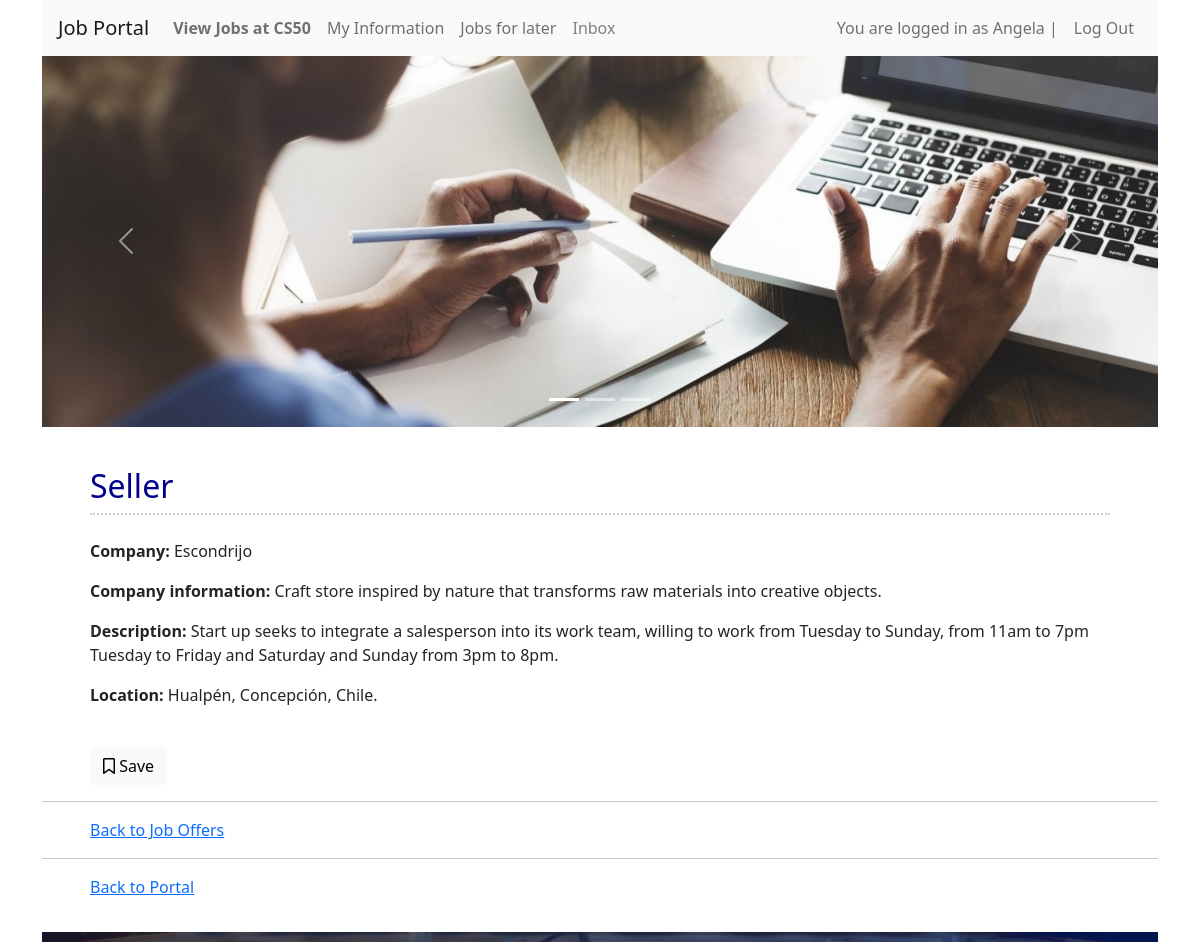
The app's page /job_detail/17 (signed in) with its own data.
### joboffers/models.py (models this page shows, shortened)
class User(AbstractUser):
    pass

class Offer_job(models.Model):
    STATUS_CHOICES = [
        ('available', 'Available'),
        ('filled', 'Filled'),
    ]
    title = models.CharField(max_length=1000, default="")
    company_name = models.CharField(max_length=1000, default="Reserved")
    company_data = models.CharField(max_length=1000, default="")
    job_description = models.CharField(max_length=1000, default="")
    category = models.CharField(max_length=140, default="")
    location =models.CharField(max_length=1000, default="")
    status = models.CharField(max_length=20, choices=STATUS_CHOICES, default='available')
    saved_by = models.ManyToManyField(User, related_name='saved_jobs', blank=True)
    created_by = models.ForeignKey(User, on_delete=models.CASCADE, related_name='created_jobs', null=True, blank=True)
    posted_by = models.ForeignKey(User, on_delete=models.CASCADE, related_name='posted_jobs', null=True, blank=True)

### joboffers/views.py (the view)
# urls.py: path("job_detail/<int:job_id>", views.job_detail, name="job_detail"),
def job_detail(request, job_id):
    job = get_object_or_404(Offer_job, pk=job_id)
    applications = Application.objects.filter(job=job)
    if request.method == 'POST':
        if request.user in job.saved_by.all():
            job.saved_by.remove(request.user)
        else:
            job.saved_by.add(request.user)
    applied_jobs = Application.objects.filter(user=request.user, job=job).exists()
    return render(request, 'joboffers/job_detail.html', {
        'job': job,
        'applications': applications,
        'applied_jobs': applied_jobs,
    })

### joboffers/templates/joboffers/job_detail.html (shortened to what this page needs)
{% extends "joboffers/layout.html" %}
{% block body %}
    <div class="my-3 mx-5" style="align-items: center;">
        <h2>{{ job.title }}</h2>
        <div style="border-top: 2px dotted #ccc"></div><br>
        <p><strong>Company:</strong> {{ job.company_name }}</p>
        <p><strong>Company information:</strong> {{ job.company_data }}</p>
        <p><strong>Description:</strong> {{ job.job_description }}</p>
        <p><strong>Location:</strong> {{ job.location }}</p>
        {% if job.created_by != request.user %}
            <br>
            <button id="save-job-btn-{{ job.id }}" data-job-id="{{ job.id }}" class="btn btn-light">
                {% if request.user in job.saved_by.all %}
                    <i class="fas fa-bookmark"></i> Unsave
                {% else %}
                    <i class="far fa-bookmark"></i> Save
                {% endif %}
            </button>
        {% endif %}
    </div>
    <hr>
    <a class="my-3 mx-5" href="{% url 'search_jobs' %}">Back to Job Offers</a>
    <hr>
    <a class="my-3 mx-5" href="{% url 'index' %}">Back to Portal</a>
{% endblock %}

### joboffers/templates/joboffers/layout.html (shortened to what this page needs)
{% load static %}
<!DOCTYPE html>
<html lang="en">
<head>
    <link rel="stylesheet" href="https://stackpath.bootstrapcdn.com/bootstrap/4.4.1/css/bootstrap.min.css">
    <link href="{% static 'joboffers/styles.css' %}" rel="stylesheet">
    <link rel="stylesheet" href="https://use.fontawesome.com/releases/v6.4.0/css/all.css">
    <link href="https://cdn.jsdelivr.net/npm/bootstrap@5.1.3/dist/css/bootstrap.min.css" rel="stylesheet">
</head>
<body>
    <div class="container">
            <nav class="navbar navbar-expand-lg navbar-light bg-light">
            <a class="navbar-brand" href="{% url 'index' %}">Job Portal</a>
            <div class="collapse navbar-collapse" id="navbarNav">
                <ul class="navbar-nav mr-auto">
                    {% if user.is_authenticated %}
                        <li class="nav-item">
                            <a class="nav-link" href="{% url 'search_jobs' %}"><strong>View Jobs at CS50</strong></a>
                        </li>
                        <li class="nav-item">
                            <a class="nav-link" href="{% url 'profile' %}">My Information</a>
                        </li>
                        <li class="nav-item">
                            <a class="nav-link" href="{% url 'saved_jobs' %}">Jobs for later</a>
                        </li>
                        <li class="nav-item">
                            {% if unread_messages %}
                                <a class="nav-link" href="{% url 'inbox' %}" style="color: red;">Inbox</a>
                            {% else %}
                                <a class="nav-link" href="{% url 'inbox' %}" style="color: grey;">Inbox</a>
                            {% endif %}
                        </li>
                </ul>
                <div class="navbar-nav ml-auto">
                    <span class="nav-item nav-link">
                        You are logged in as {{ user.username }} |
                    </span>
                    <a class="nav-item nav-link" href="{% url 'logout_view' %}">
                        Log Out
                    </a>
                </div>
                    {% endif %}
            </div>
        </nav>
        <div id="carouselExampleCaptions" class="carousel slide" data-bs-ride="carousel">
            <div class="carousel-indicators">
            <button type="button" data-bs-target="#carouselExampleCaptions" data-bs-slide-to="0" class="active" aria-current="true" aria-label="Slide 1"></button>
            <button type="button" data-bs-target="#carouselExampleCaptions" data-bs-slide-to="1" aria-label="Slide 2"></button>
            <button type="button" data-bs-target="#carouselExampleCaptions" data-bs-slide-to="2" aria-label="Slide 3"></button>
            </div>
            <div class="carousel-inner">
                {% if user.is_authenticated %}
                    <div class="carousel-item active">
                        <img src="{% static 'joboffers/JobSearch2.jpg' %}" class="d-block w-100" alt="firstslide" style="max-height: 400px;">
                        <div class="carousel-caption d-none d-md-block">
                        </div>
                    </div>
                {% endif %}
            </div>
            <button class="carousel-control-prev" type="button" data-bs-target="#carouselExampleCaptions" data-bs-slide="prev">
            <span class="carousel-control-prev-icon" aria-hidden="true"></span>
            </button>
            <button class="carousel-control-next" type="button" data-bs-target="#carouselExampleCaptions" data-bs-slide="next">
            <span class="carousel-control-next-icon" aria-hidden="true"></span>
            </button>
        </div>
        <br>
        <div class="body">
            {% block body %}
            {% endblock %}
        </div>
    </div>
</body>
<footer>
    <br>
    <div class="container">
        <div class="text-center">
            <img src="{% static 'joboffers/footer3.png' %}" class="img-fluid" alt="footerpic" style="max-height: 10px;">
        </div>
    </div>
</footer>
</html>

### joboffers/static/joboffers/styles.css (style rules this page uses)
body { background-color: #fff; color: #000; font-family: 'Arial', sans-serif; }
h1, h2, h3, h4, h5, h6 { color: darkblue; }
footer img { width: 100%; }
footer { max-width: none; }

### records on screen
User: username "Angela"
Offer_job: title "Seller", company_name "Escondrijo", company_data "Craft store inspired by nature that transforms raw materials into creative objects.", job_description "Start up seeks to integrate a salesperson into its work team, willing to work from Tuesday to Sunday, from 11am to 7pm Tuesday to Friday and Saturday and Sunday from 3pm to 8pm.", location "Hualpén, Concepción, Chile."
